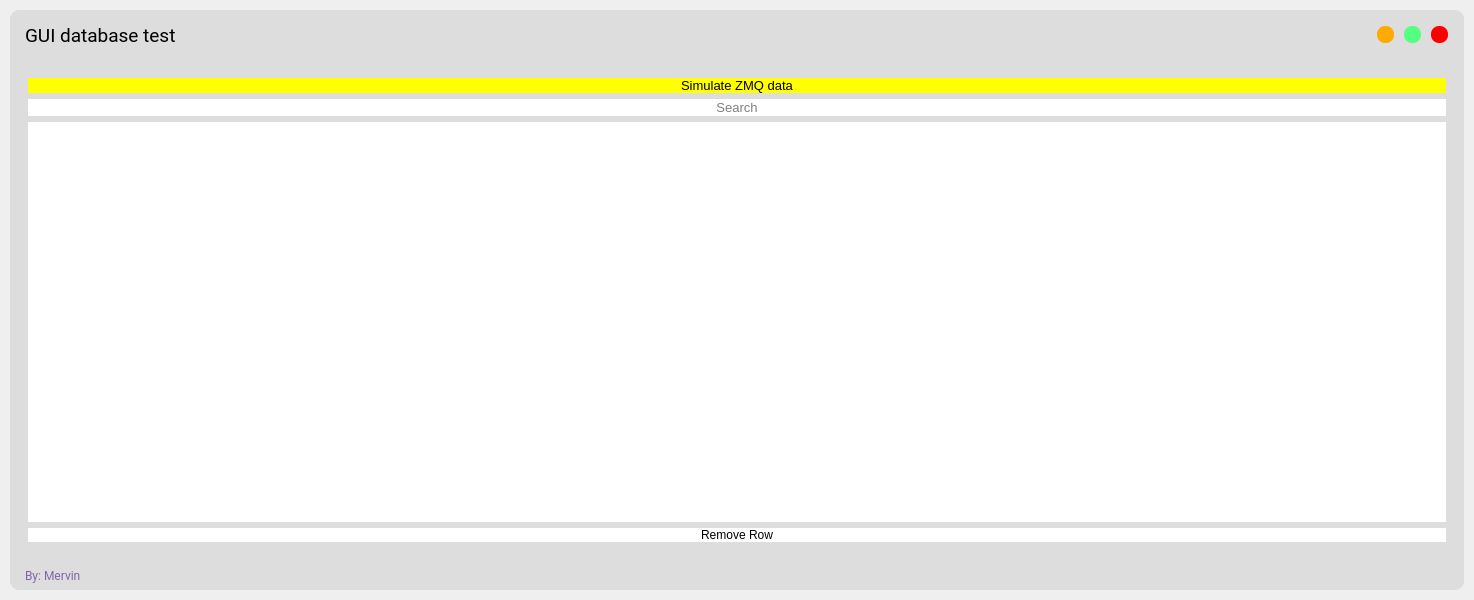
<?xml version="1.0" encoding="UTF-8"?>
<ui version="4.0">
 <class>MainWindow</class>
 <widget class="QMainWindow" name="MainWindow">
  <property name="geometry">
   <rect>
    <x>0</x>
    <y>0</y>
    <width>1474</width>
    <height>600</height>
   </rect>
  </property>
  <property name="minimumSize">
   <size>
    <width>880</width>
    <height>600</height>
   </size>
  </property>
  <property name="windowTitle">
   <string>MainWindow</string>
  </property>
  <widget class="QWidget" name="centralwidget">
   <property name="styleSheet">
    <string notr="true"/>
   </property>
   <layout class="QVBoxLayout" name="drop_shadow_layout">
    <property name="spacing">
     <number>0</number>
    </property>
    <property name="leftMargin">
     <number>10</number>
    </property>
    <property name="topMargin">
     <number>10</number>
    </property>
    <property name="rightMargin">
     <number>10</number>
    </property>
    <property name="bottomMargin">
     <number>10</number>
    </property>
    <item>
     <widget class="QFrame" name="drop_shadow_frame">
      <property name="styleSheet">
       <string notr="true">background-color: rgb(221, 221, 221);
border-radius: 10px;
</string>
      </property>
      <property name="frameShape">
       <enum>QFrame::NoFrame</enum>
      </property>
      <property name="frameShadow">
       <enum>QFrame::Raised</enum>
      </property>
      <layout class="QVBoxLayout" name="verticalLayout">
       <property name="spacing">
        <number>0</number>
       </property>
       <property name="leftMargin">
        <number>0</number>
       </property>
       <property name="topMargin">
        <number>0</number>
       </property>
       <property name="rightMargin">
        <number>0</number>
       </property>
       <property name="bottomMargin">
        <number>0</number>
       </property>
       <item>
        <widget class="QFrame" name="title_bar">
         <property name="maximumSize">
          <size>
           <width>16777215</width>
           <height>50</height>
          </size>
         </property>
         <property name="styleSheet">
          <string notr="true"/>
         </property>
         <property name="frameShape">
          <enum>QFrame::NoFrame</enum>
         </property>
         <property name="frameShadow">
          <enum>QFrame::Raised</enum>
         </property>
         <layout class="QHBoxLayout" name="horizontalLayout">
          <property name="spacing">
           <number>0</number>
          </property>
          <property name="leftMargin">
           <number>0</number>
          </property>
          <property name="topMargin">
           <number>0</number>
          </property>
          <property name="rightMargin">
           <number>0</number>
          </property>
          <property name="bottomMargin">
           <number>0</number>
          </property>
          <item>
           <widget class="QFrame" name="frame_title">
            <property name="minimumSize">
             <size>
              <width>0</width>
              <height>50</height>
             </size>
            </property>
            <property name="font">
             <font>
              <family>Roboto Condensed Light</family>
              <pointsize>14</pointsize>
             </font>
            </property>
            <property name="styleSheet">
             <string notr="true"/>
            </property>
            <property name="frameShape">
             <enum>QFrame::StyledPanel</enum>
            </property>
            <property name="frameShadow">
             <enum>QFrame::Raised</enum>
            </property>
            <layout class="QVBoxLayout" name="verticalLayout_2">
             <property name="spacing">
              <number>0</number>
             </property>
             <property name="leftMargin">
              <number>15</number>
             </property>
             <property name="topMargin">
              <number>0</number>
             </property>
             <property name="rightMargin">
              <number>0</number>
             </property>
             <property name="bottomMargin">
              <number>0</number>
             </property>
             <item>
              <widget class="QLabel" name="label_title">
               <property name="font">
                <font>
                 <family>Roboto</family>
                 <pointsize>14</pointsize>
                </font>
               </property>
               <property name="styleSheet">
                <string notr="true">color: rgb(0, 0, 0);
</string>
               </property>
               <property name="text">
                <string>GUI database test</string>
               </property>
              </widget>
             </item>
            </layout>
           </widget>
          </item>
          <item>
           <widget class="QFrame" name="frame_btns">
            <property name="maximumSize">
             <size>
              <width>100</width>
              <height>16777215</height>
             </size>
            </property>
            <property name="frameShape">
             <enum>QFrame::StyledPanel</enum>
            </property>
            <property name="frameShadow">
             <enum>QFrame::Raised</enum>
            </property>
            <layout class="QHBoxLayout" name="horizontalLayout_3">
             <item>
              <widget class="QPushButton" name="btn_minimize">
               <property name="minimumSize">
                <size>
                 <width>16</width>
                 <height>16</height>
                </size>
               </property>
               <property name="maximumSize">
                <size>
                 <width>17</width>
                 <height>17</height>
                </size>
               </property>
               <property name="toolTip">
                <string>Minimize</string>
               </property>
               <property name="styleSheet">
                <string notr="true">QPushButton {
	border: none;
	border-radius: 8px;		
	background-color: rgb(255, 170, 0);
}
QPushButton:hover {	
	background-color: rgba(255, 170, 0, 150);
}</string>
               </property>
               <property name="text">
                <string/>
               </property>
              </widget>
             </item>
             <item>
              <widget class="QPushButton" name="btn_maximize">
               <property name="minimumSize">
                <size>
                 <width>16</width>
                 <height>16</height>
                </size>
               </property>
               <property name="maximumSize">
                <size>
                 <width>17</width>
                 <height>17</height>
                </size>
               </property>
               <property name="toolTip">
                <string>Maximize</string>
               </property>
               <property name="styleSheet">
                <string notr="true">QPushButton {
	border: none;
	border-radius: 8px;	
	background-color: rgb(85, 255, 127);
}
QPushButton:hover {	
	background-color: rgba(85, 255, 127, 150);
}</string>
               </property>
               <property name="text">
                <string/>
               </property>
              </widget>
             </item>
             <item>
              <widget class="QPushButton" name="btn_close">
               <property name="minimumSize">
                <size>
                 <width>16</width>
                 <height>16</height>
                </size>
               </property>
               <property name="maximumSize">
                <size>
                 <width>17</width>
                 <height>17</height>
                </size>
               </property>
               <property name="toolTip">
                <string>Close</string>
               </property>
               <property name="styleSheet">
                <string notr="true">QPushButton {
	border: none;
	border-radius: 8px;		
	background-color: rgb(255, 0, 0);
}
QPushButton:hover {		
	background-color: rgba(255, 0, 0, 150);
}</string>
               </property>
               <property name="text">
                <string/>
               </property>
              </widget>
             </item>
            </layout>
           </widget>
          </item>
         </layout>
        </widget>
       </item>
       <item>
        <widget class="QFrame" name="content_bar">
         <property name="styleSheet">
          <string notr="true">background-color: none;</string>
         </property>
         <property name="frameShape">
          <enum>QFrame::StyledPanel</enum>
         </property>
         <property name="frameShadow">
          <enum>QFrame::Raised</enum>
         </property>
         <layout class="QVBoxLayout" name="verticalLayout_4">
          <item>
           <widget class="QWidget" name="widget" native="true">
            <property name="styleSheet">
             <string notr="true">background-color: none;</string>
            </property>
            <layout class="QVBoxLayout" name="verticalLayout_5">
             <property name="spacing">
              <number>0</number>
             </property>
             <property name="leftMargin">
              <number>0</number>
             </property>
             <property name="topMargin">
              <number>0</number>
             </property>
             <property name="rightMargin">
              <number>0</number>
             </property>
             <property name="bottomMargin">
              <number>0</number>
             </property>
             <item>
              <widget class="QFrame" name="frame_content_home">
               <property name="frameShape">
                <enum>QFrame::StyledPanel</enum>
               </property>
               <property name="frameShadow">
                <enum>QFrame::Raised</enum>
               </property>
               <layout class="QVBoxLayout" name="verticalLayout_9">
                <item>
                 <widget class="QPushButton" name="simulate_ZMQ">
                  <property name="font">
                   <font>
                    <pointsize>10</pointsize>
                   </font>
                  </property>
                  <property name="autoFillBackground">
                   <bool>false</bool>
                  </property>
                  <property name="styleSheet">
                   <string notr="true">background-color: yellow</string>
                  </property>
                  <property name="text">
                   <string>Simulate ZMQ data</string>
                  </property>
                 </widget>
                </item>
                <item>
                 <widget class="QLineEdit" name="search_db">
                  <property name="sizePolicy">
                   <sizepolicy hsizetype="Expanding" vsizetype="Fixed">
                    <horstretch>0</horstretch>
                    <verstretch>0</verstretch>
                   </sizepolicy>
                  </property>
                  <property name="font">
                   <font>
                    <pointsize>10</pointsize>
                   </font>
                  </property>
                  <property name="alignment">
                   <set>Qt::AlignCenter</set>
                  </property>
                  <property name="placeholderText">
                   <string>Search</string>
                  </property>
                 </widget>
                </item>
                <item>
                 <widget class="QTableView" name="tableView">
                  <property name="sizePolicy">
                   <sizepolicy hsizetype="Preferred" vsizetype="Preferred">
                    <horstretch>0</horstretch>
                    <verstretch>0</verstretch>
                   </sizepolicy>
                  </property>
                  <property name="font">
                   <font>
                    <pointsize>10</pointsize>
                   </font>
                  </property>
                  <property name="sizeAdjustPolicy">
                   <enum>QAbstractScrollArea::AdjustToContents</enum>
                  </property>
                  <property name="alternatingRowColors">
                   <bool>true</bool>
                  </property>
                  <property name="showGrid">
                   <bool>true</bool>
                  </property>
                  <property name="wordWrap">
                   <bool>true</bool>
                  </property>
                 </widget>
                </item>
                <item>
                 <widget class="QPushButton" name="remove_row">
                  <property name="styleSheet">
                   <string notr="true">background-color: white</string>
                  </property>
                  <property name="text">
                   <string>Remove Row</string>
                  </property>
                 </widget>
                </item>
               </layout>
               <zorder>tableView</zorder>
               <zorder>search_db</zorder>
               <zorder>simulate_ZMQ</zorder>
               <zorder>remove_row</zorder>
              </widget>
             </item>
            </layout>
           </widget>
          </item>
         </layout>
        </widget>
       </item>
       <item>
        <widget class="QFrame" name="credits_bar">
         <property name="maximumSize">
          <size>
           <width>16777215</width>
           <height>30</height>
          </size>
         </property>
         <property name="styleSheet">
          <string notr="true"/>
         </property>
         <property name="frameShape">
          <enum>QFrame::NoFrame</enum>
         </property>
         <property name="frameShadow">
          <enum>QFrame::Raised</enum>
         </property>
         <layout class="QHBoxLayout" name="horizontalLayout_2">
          <property name="spacing">
           <number>0</number>
          </property>
          <property name="leftMargin">
           <number>0</number>
          </property>
          <property name="topMargin">
           <number>0</number>
          </property>
          <property name="rightMargin">
           <number>0</number>
          </property>
          <property name="bottomMargin">
           <number>0</number>
          </property>
          <item>
           <widget class="QFrame" name="frame_label_credits">
            <property name="frameShape">
             <enum>QFrame::StyledPanel</enum>
            </property>
            <property name="frameShadow">
             <enum>QFrame::Raised</enum>
            </property>
            <layout class="QVBoxLayout" name="verticalLayout_3">
             <property name="spacing">
              <number>0</number>
             </property>
             <property name="leftMargin">
              <number>15</number>
             </property>
             <property name="topMargin">
              <number>0</number>
             </property>
             <property name="rightMargin">
              <number>0</number>
             </property>
             <property name="bottomMargin">
              <number>0</number>
             </property>
             <item>
              <widget class="QLabel" name="label_credits">
               <property name="font">
                <font>
                 <family>Roboto</family>
                </font>
               </property>
               <property name="styleSheet">
                <string notr="true">color: rgb(128, 102, 168);</string>
               </property>
               <property name="text">
                <string>By: Mervin</string>
               </property>
              </widget>
             </item>
            </layout>
           </widget>
          </item>
          <item>
           <widget class="QFrame" name="frame_grip">
            <property name="minimumSize">
             <size>
              <width>30</width>
              <height>30</height>
             </size>
            </property>
            <property name="maximumSize">
             <size>
              <width>30</width>
              <height>30</height>
             </size>
            </property>
            <property name="styleSheet">
             <string notr="true">padding: 5px;</string>
            </property>
            <property name="frameShape">
             <enum>QFrame::StyledPanel</enum>
            </property>
            <property name="frameShadow">
             <enum>QFrame::Raised</enum>
            </property>
           </widget>
          </item>
         </layout>
        </widget>
       </item>
      </layout>
     </widget>
    </item>
   </layout>
  </widget>
 </widget>
 <tabstops>
  <tabstop>btn_minimize</tabstop>
  <tabstop>btn_maximize</tabstop>
  <tabstop>btn_close</tabstop>
  <tabstop>simulate_ZMQ</tabstop>
  <tabstop>search_db</tabstop>
  <tabstop>tableView</tabstop>
 </tabstops>
 <resources/>
 <connections/>
</ui>
